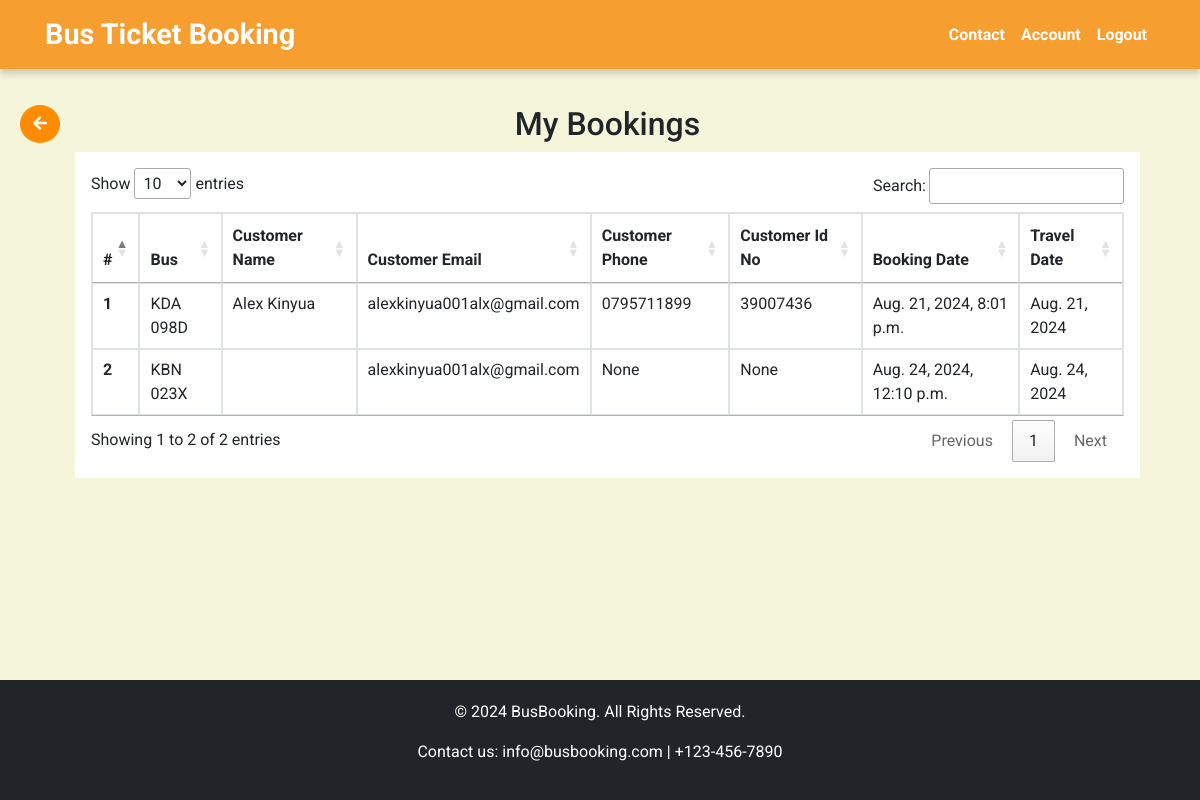
The page /user-bookings (signed in) on the database as committed earlier.
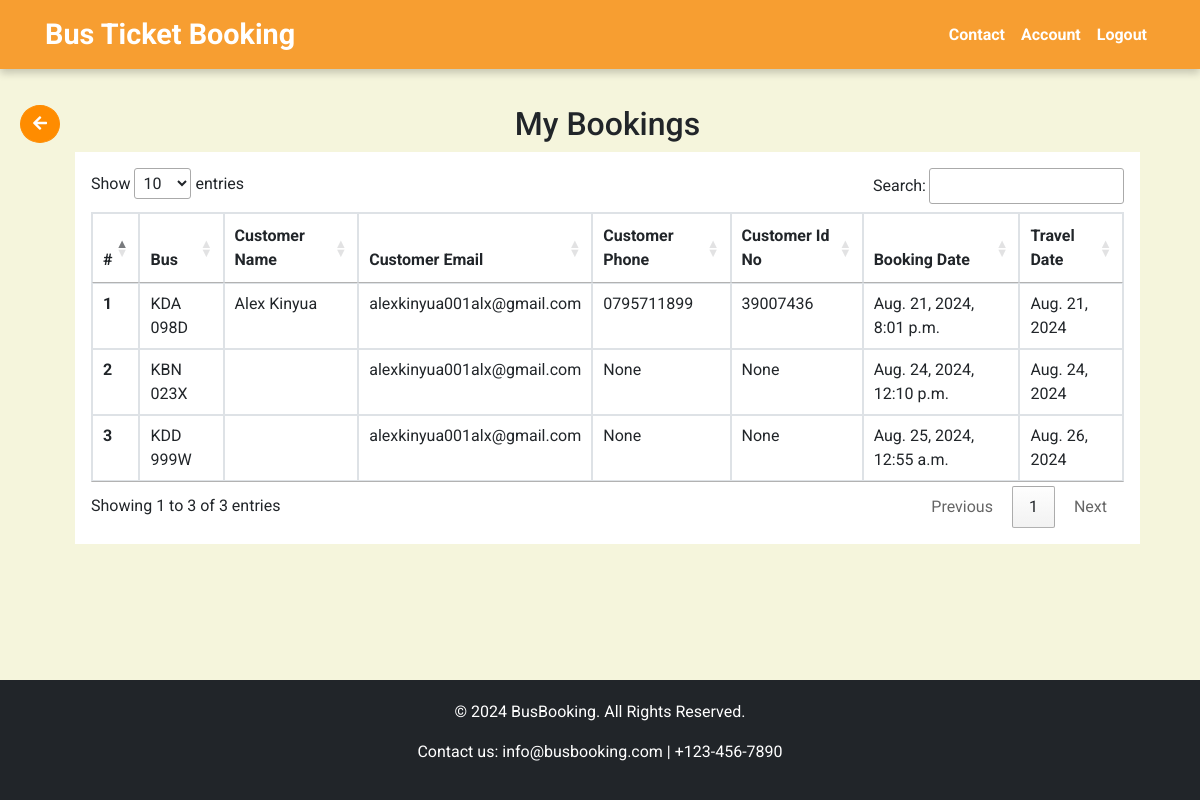
The same page on the database as committed later.
### busapp/models.py (models this page shows, shortened)
class Booking(models.Model):
    STATUS_CHOICES = [
        ('Pending', 'Pending'),
        ('Confirmed', 'Confirmed'),
        ('Cancelled', 'Cancelled'),
    ]
    bus = models.ForeignKey(Bus, on_delete=models.CASCADE)
    route = models.ForeignKey(Route, on_delete=models.CASCADE, default=True)
    customer_name = models.CharField(max_length=100, default="user")
    customer_email = models.EmailField(null=True)
    customer_phone = models.CharField(max_length=10, default=0)
    customer_id_number = models.CharField(max_length=20, default=1)
    booking_date = models.DateTimeField(auto_now_add=True)
    status = models.CharField(max_length=10, choices=STATUS_CHOICES, default='Pending')
    checkout_request_id = models.CharField(max_length=255, blank=True, null=True)

class Bus(models.Model):
    number_plate = models.CharField(max_length=50)
    available_seats = models.IntegerField()
    status = models.CharField(max_length=30, default="AVAILABLE")
    route = models.ForeignKey(Route, on_delete=models.CASCADE, related_name='buses', default=1)
    travel_date = models.DateField(default=timezone.now)
    def __str__(self):
        return self.number_plate

### busapp/views.py (the view)
# urls.py: path('user-bookings', views.user_bookings, name="user_bookings"),
@login_required
def user_bookings(request):
    bookings = Booking.objects.filter(customer_email=request.user.email)
    return render(request, "busapp/user/user_bookings.html", {'bookings': bookings})

### busapp/templates/busapp/user/user_bookings.html (shortened to what this page needs)
{% extends "busapp/base.html" %}
{% load static %}
{% block extra_css %}
<link rel="stylesheet" href="https://cdn.datatables.net/1.11.5/css/jquery.dataTables.min.css">
{% endblock %}
{% block content %}
{% if user.is_staff %}
    <a class="btn btn-primary rounded-circle mb-3 back-button" href="{% url 'admin_account' %}"><i class="fas fa-arrow-left"></i></a>
    {% else %}
    <a class="btn btn-primary rounded-circle mb-3 back-button" href="{% url 'user_account' %}"><i class="fas fa-arrow-left"></i></a>
    {% endif %}
<div class="container mb-5">
    <h2 class="text-center">My Bookings</h2>
    <div class="row">
        <div class="col-md-12">
            <div class="table-responsive bg-white p-3">
                <table class="table table-bordered table-sm table-hover" id="userbookings">
                    <thead>
                        <tr>
                            <th scope="col">#</th>
                            <th scope="col">Bus</th>
                            <th scope="col">Customer Name</th>
                            <th scope="col">Customer Email</th>
                            <th scope="col">Customer Phone</th>
                            <th scope="col">Customer Id No</th>
                            <th scope="col">Booking Date</th>
                            <th scope="col">Travel Date</th>
                        </tr>
                    </thead>
                    <tbody>
                        {% for booking in bookings %}
                        <tr>
                            <th scope="row">{{ forloop.counter }}</th>
                            <td>{{ booking.bus }}</td>
                            <td>{{ booking.customer_name }}</td>
                            <td>{{ booking.customer_email }}</td>
                            <td>{{ booking.customer_phone }}</td>
                            <td>{{ booking.customer_id_number }}</td>
                            <td>{{ booking.booking_date}}</td>
                            <td>{{ booking.bus.travel_date }}</td>
                        </tr>
                        {% endfor %}
                    </tbody>
                </table>
            </div>
        </div>
    </div>
</div>
{% endblock %}

Rows that differ between the two databases and show on the page:
added Booking: bus "KDD 999W", customer_email "alexkinyua001alx@gmail.com", customer_phone "None", customer_id_number "None", booking_date "Aug. 25, 2024, 12:55 a.m.", bus.travel_date "Aug. 26, 2024"
Other text that changed with them:
text written by a page script: "Show entries Search: Showing 1 to 2 of 2 entries Previous 1 Next" → "Show entries Search: Showing 1 to 3 of 3 entries Previous 1 Next"
